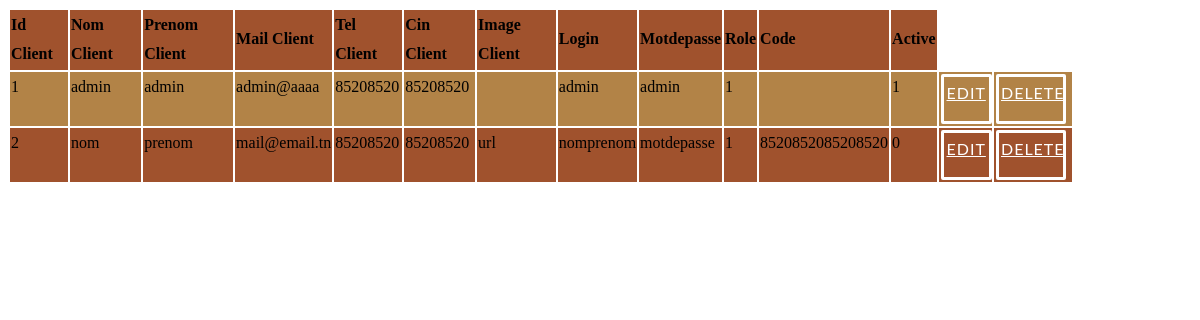
Screenshot of /pfc/cpanel/clients/list.php with the database file from the repository.
### tables this page shows
CREATE TABLE IF NOT EXISTS `client` (
  `id_client` int(11) NOT NULL AUTO_INCREMENT,
  `nom_client` varchar(20) NOT NULL,
  `prenom_client` varchar(20) NOT NULL,
  `mail_client` varchar(50) NOT NULL,
  `tel_client` varchar(20) NOT NULL,
  `cin_client` varchar(20) NOT NULL,
  `image_client` mediumblob NOT NULL,
  `login` varchar(20) NOT NULL,
  `motdepasse` varchar(20) NOT NULL,
  `role` int(11) NOT NULL,
  `code` varchar(32) NOT NULL,
  `active` int(11) NOT NULL,
  PRIMARY KEY (`id_client`),
  UNIQUE KEY `login` (`login`)
);

### pfc/cpanel/clients/list.php (the view, shortened to what this page needs)
<HTML>
	<head>
		<link rel="stylesheet" type="text/css" href="../css/view_style.css">
	</head>
<?php
echo "<table border=0 >";
echo "<tr>";
echo "<td><b>Id Client</b></td>";
echo "<td><b>Nom Client</b></td>";
echo "<td><b>Prenom Client</b></td>";
echo "<td><b>Mail Client</b></td>";
echo "<td><b>Tel Client</b></td>";
echo "<td><b>Cin Client</b></td>";
echo "<td><b>Image Client</b></td>";
echo "<td><b>Login</b></td>";
echo "<td><b>Motdepasse</b></td>";
echo "<td><b>Role</b></td>";
echo "<td><b>Code</b></td>";
echo "<td><b>Active</b></td>";
echo "</tr>";
$result = mysql_query("SELECT * FROM `client`") or trigger_error(mysql_error());
while($row = mysql_fetch_array($result)){
foreach($row AS $key => $value) { $row[$key] = stripslashes($value); }
echo "<tr>";
echo "<td valign='top'>" . nl2br( $row['id_client']) . "</td>";
echo "<td valign='top'>" . nl2br( $row['nom_client']) . "</td>";
echo "<td valign='top'>" . nl2br( $row['prenom_client']) . "</td>";
echo "<td valign='top'>" . nl2br( $row['mail_client']) . "</td>";
echo "<td valign='top'>" . nl2br( $row['tel_client']) . "</td>";
echo "<td valign='top'>" . nl2br( $row['cin_client']) . "</td>";
echo "<td valign='top'>" . nl2br( $row['image_client']) . "</td>";
echo "<td valign='top'>" . nl2br( $row['login']) . "</td>";
echo "<td valign='top'>" . nl2br( $row['motdepasse']) . "</td>";
echo "<td valign='top'>" . nl2br( $row['role']) . "</td>";
echo "<td valign='top'>" . nl2br( $row['code']) . "</td>";
echo "<td valign='top'>" . nl2br( $row['active']) . "</td>";
echo "<td valign='top'><a href=edit.php?id_client={$row['id_client']} class='popup-button'>Edit</a></td><td><a href=delete.php?id_client={$row['id_client']} class='popup-button'>Delete</a></td> ";
echo "</tr>";
}
echo "</table>";
echo "<a href=new.php class='popup-button'>New Row</a>";
?>

### pfc/cpanel/css/view_style.css (style rules this page uses)
table { width: 90%; margin :0; height: auto; }
tbody tr:nth-child(even) { background-color: #B28347 !important; line-height : 1.8em; font-size: 100%; }
tbody tr:nth-child(odd) { background-color: #A0522D !important; line-height : 1.8em; font-size: 100%; }
.popup-button { border: 3px solid #FFF !important; padding: 2px !important; background: transparent !important; color: #FFF !important; font-family: 'Lato', Calibri, Arial, sans-serif; font-size: 1em !important; letter-spacing: 1px !important; text-transform: uppercase !important; cursor: pointer !important; display: inline-block !important; width : 80% !important; max-width : 150px; min-height : 40px; margin: 1px !important; border-radius: 2px !important; text-align: center; -webkit-transition: all 0.3s !important; -o-transition: all 0.3s !important; transition: all 0.3s !important; }

### rows the page displays
client: id_client "1", nom_client "admin", prenom_client "admin", mail_client "admin@aaaa", tel_client "85208520", cin_client "85208520", login "admin", motdepasse "admin", role "1", active "1"
client: id_client "2", nom_client "nom", prenom_client "prenom", mail_client "mail@email.tn", tel_client "85208520", cin_client "85208520", image_client "url", login "nomprenom", motdepasse "motdepasse", role "1", code "8520852085208520", active "0"
